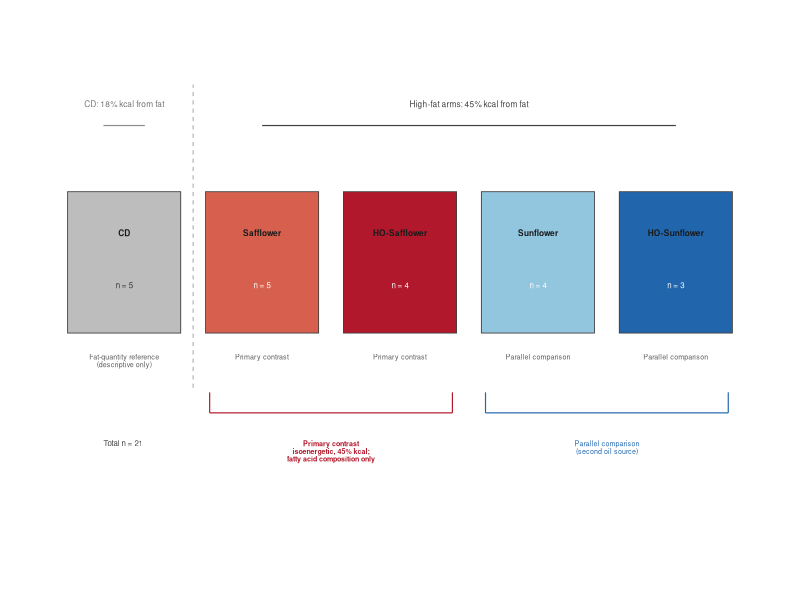
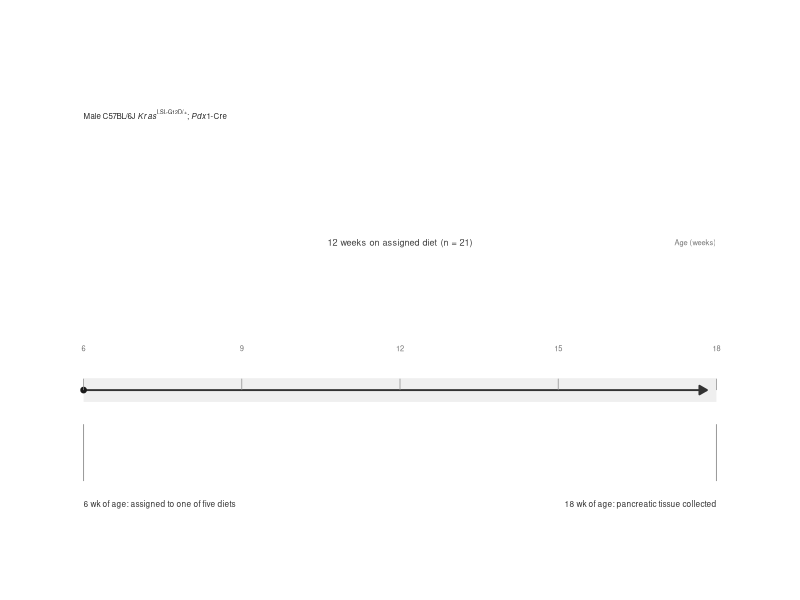
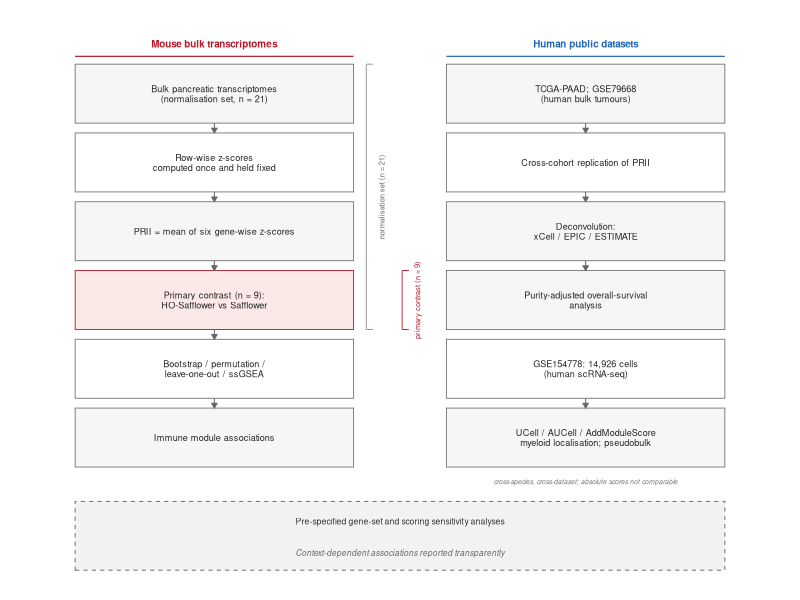
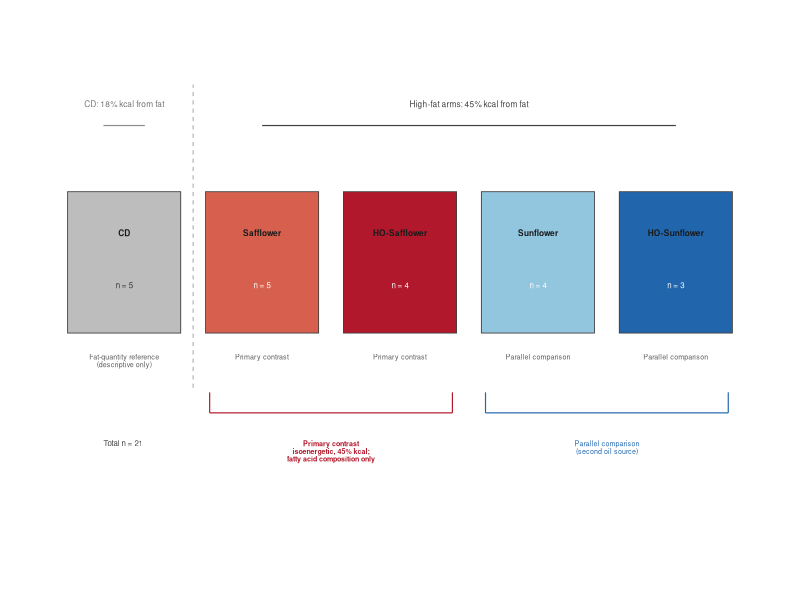
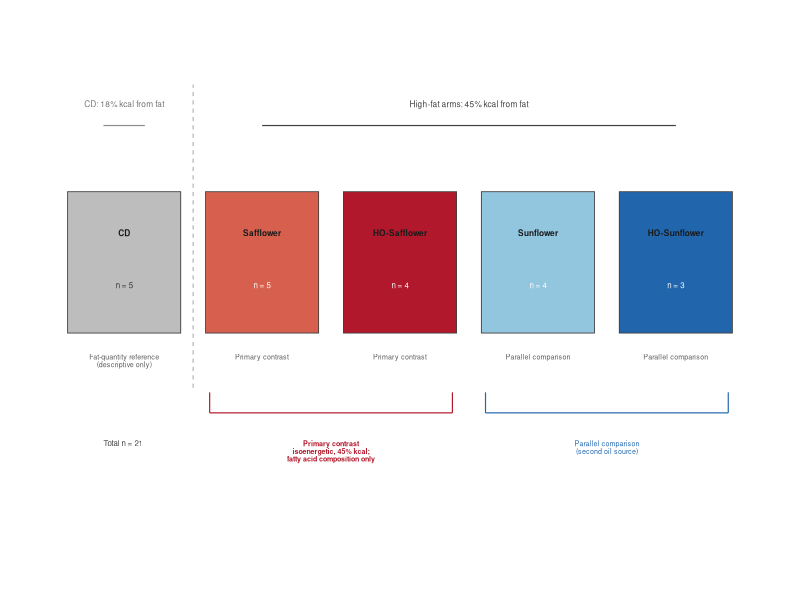
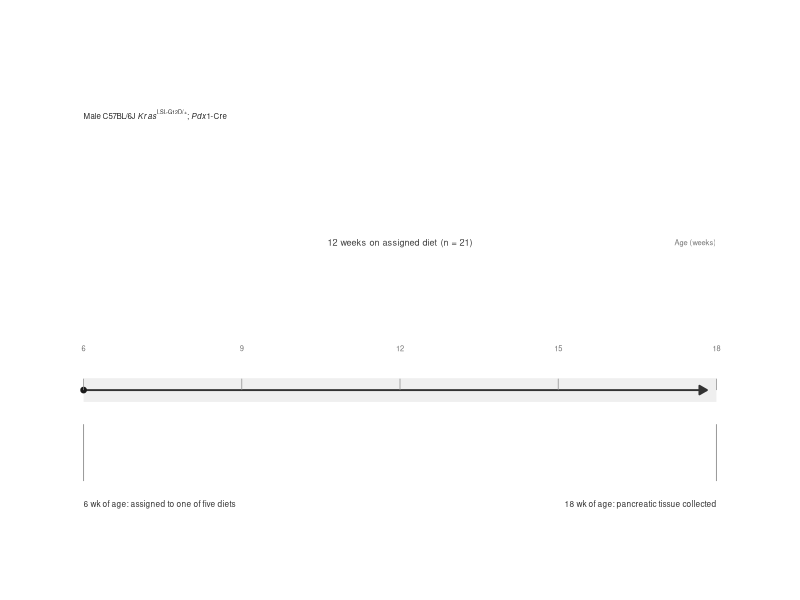
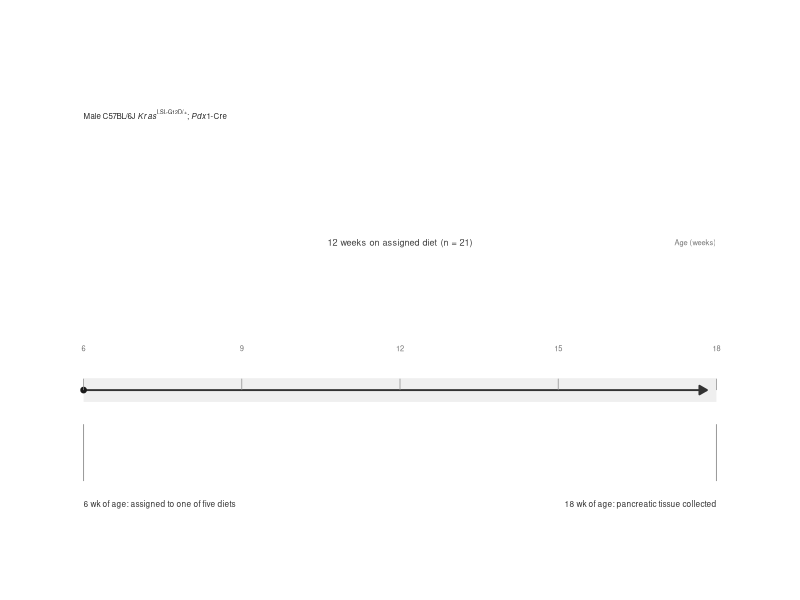
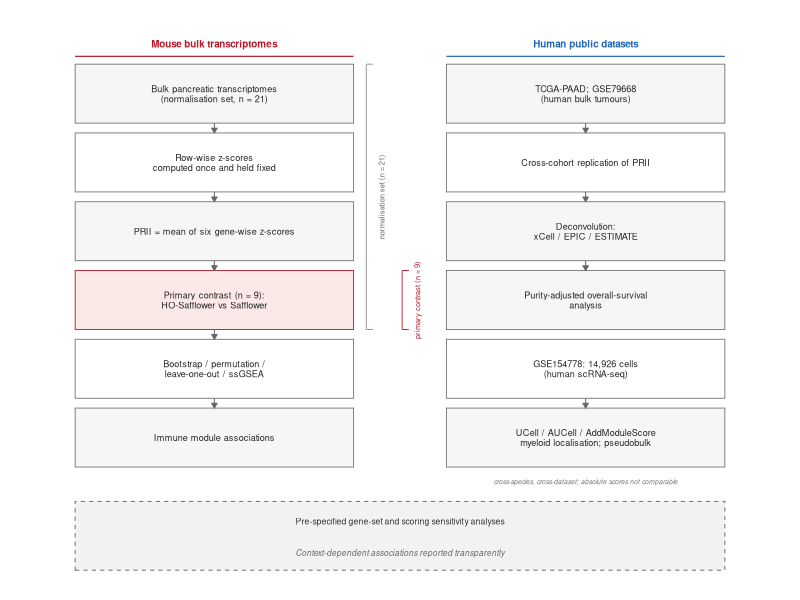

These figures' R source, in order:
# ============================================================
#  Figure 1  (1a + 1b + 1c)   —— 170 mm 宽，合计 110 mm 高
#  直接整段运行，输出 Fig1a/1b/1c 单图 + 拼装版 Fig1
# ============================================================
library(ggplot2)

## ---------- Part 1：Figure 1a  五分组合饲料设计（170 x 34 mm） ----------
dat <- data.frame(
  group        = c("CD", "Safflower", "HO-Safflower", "Sunflower", "HO-Sunflower"),
  x            = 1:5,
  fat_kcal_pct = c(18, 45, 45, 45, 45),
  oil_source   = c("Control", "Safflower", "Safflower", "Sunflower", "Sunflower"),
  oleic_level  = c("", "Conventional", "High-oleic", "Conventional", "High-oleic"),
  n            = c(5, 5, 4, 4, 3),
  role         = c("Fat-quantity reference\n(descriptive only)",
                   "Primary contrast", "Primary contrast",
                   "Parallel comparison", "Parallel comparison"),
  fill         = c("#BDBDBD", "#D6604D", "#B2182B", "#92C5DE", "#2166AC"),
  stringsAsFactors = FALSE
)
dat$lab_col <- ifelse(dat$group == "CD", "grey20", "white")

brk <- function(x1, x2, y, drop = 0.09) {
  data.frame(x    = c(x1, x1, x2),
             xend = c(x1, x2, x2),
             y    = c(y + drop, y, y),
             yend = c(y, y, y + drop))
}

p1a <- ggplot(dat) +
  geom_tile(aes(x = x, y = 1, fill = fill),
            width = 0.82, height = 0.62, colour = "grey25", linewidth = 0.3) +
  scale_fill_identity() +
  geom_text(aes(x = x, y = 1.13, label = group),
            size = 2.1, fontface = "bold", colour = "grey10", lineheight = 0.9) +
  geom_text(aes(x = x, y = 0.90, label = paste0("n = ", n), colour = lab_col),
            size = 2.0) +
  scale_colour_identity() +
  geom_text(aes(x = x, y = 0.60, label = role),
            size = 1.8, colour = "grey35", vjust = 1, lineheight = 0.9) +
  ## 高脂四臂标注
  annotate("segment", x = 2, xend = 5, y = 1.60, yend = 1.60,
           linewidth = 0.4, colour = "grey25") +
  annotate("text", x = 3.5, y = 1.68, label = "High-fat arms: 45% kcal from fat",
           size = 2.1, colour = "grey25", vjust = 0) +
  ## CD 标注
  annotate("segment", x = 0.85, xend = 1.15, y = 1.60, yend = 1.60,
           linewidth = 0.4, colour = "grey55") +
  annotate("text", x = 1, y = 1.68, label = "CD: 18% kcal from fat",
           size = 2.1, colour = "grey45", vjust = 0) +
  ## 分隔虚线：脂肪量轴 ≠ 脂肪酸组成轴
  annotate("segment", x = 1.5, xend = 1.5, y = 0.45, yend = 1.78,
           linetype = "dashed", linewidth = 0.3, colour = "grey60") +
  ## 主对比 bracket
  geom_segment(data = brk(1.62, 3.38, 0.34),
               aes(x = x, xend = xend, y = y, yend = yend),
               linewidth = 0.4, colour = "#B2182B") +
  annotate("text", x = 2.50, y = 0.22,
           label = "Primary contrast\nisoenergetic, 45% kcal;\nfatty acid composition only",
           size = 1.8, colour = "#B2182B", fontface = "bold",
           vjust = 1, lineheight = 0.9) +
  ## 平行比较 bracket
  geom_segment(data = brk(3.62, 5.38, 0.34),
               aes(x = x, xend = xend, y = y, yend = yend),
               linewidth = 0.4, colour = "#2166AC") +
  annotate("text", x = 4.50, y = 0.22,
           label = "Parallel comparison\n(second oil source)",
           size = 1.8, colour = "#2166AC", vjust = 1, lineheight = 0.9) +
  annotate("text", x = 0.85, y = 0.22, label = "Total n = 21",
           size = 2.0, colour = "grey25", hjust = 0, vjust = 1) +
  coord_cartesian(xlim = c(0.4, 5.6), ylim = c(-0.35, 2.02), clip = "off") +
  theme_void(base_size = 7) +
  theme(plot.margin = margin(2, 4, 2, 4),
        text = element_text(family = "Arial"))
p1a

## ---------- Part 2：Figure 1b  喂养时间轴（170 x 22 mm） ----------
x0 <- 6; x1 <- 18

## 遗传背景：所有字面量一律 plain()，避免 plotmath 解析报错
geno_expr <- 'Male~plain("C57BL/6J")~italic(Kras)^plain("LSL-G12D/+")*plain(";")~italic(Pdx1)*plain("-")*plain("Cre")'
## 若上标仍异常，可整行替换为：
## geno_expr <- "Male C57BL/6J KrasLSL-G12D/+; Pdx1-Cre"
## 并把下面那一层的 parse = TRUE 改为 parse = FALSE

p1b <- ggplot() +
  annotate("segment", x = x0, xend = x1, y = 1, yend = 1,
           linewidth = 8, colour = "#EFEFEF", lineend = "butt") +
  annotate("segment", x = x0, xend = x1 - 0.18, y = 1, yend = 1,
           linewidth = 0.65, colour = "grey20",
           arrow = arrow(length = unit(2.2, "mm"), type = "closed")) +
  annotate("point", x = x0, y = 1, size = 1.6, colour = "grey10") +
  annotate("text", x = 6, y = 2.45, label = geno_expr, parse = TRUE,
           hjust = 0, size = 2.0, colour = "grey15") +
  annotate("text", x = 12, y = 1.78,
           label = "12 weeks on assigned diet (n = 21)",
           size = 2.3, colour = "grey25") +
  annotate("segment", x = c(6, 9, 12, 15, 18), xend = c(6, 9, 12, 15, 18),
           y = 1.00, yend = 1.06, linewidth = 0.25, colour = "grey55") +
  annotate("text", x = c(6, 9, 12, 15, 18), y = 1.22,
           label = c("6", "9", "12", "15", "18"),
           size = 1.9, colour = "grey45") +
  annotate("text", x = 18, y = 1.78, label = "Age (weeks)",
           hjust = 1, size = 1.9, colour = "grey45") +
  annotate("segment", x = x0, xend = x0, y = 0.82, yend = 0.52,
           linewidth = 0.3, colour = "grey55") +
  annotate("text", x = 6, y = 0.42,
           label = "6 wk of age: assigned to one of five diets",
           hjust = 0, vjust = 1, size = 2.1, colour = "grey20") +
  annotate("segment", x = x1, xend = x1, y = 0.82, yend = 0.52,
           linewidth = 0.3, colour = "grey55") +
  annotate("text", x = 18, y = 0.42,
           label = "18 wk of age: pancreatic tissue collected",
           hjust = 1, vjust = 1, size = 2.1, colour = "grey20") +
  coord_cartesian(xlim = c(5.2, 18.8), ylim = c(0.05, 2.90), clip = "off") +
  theme_void(base_size = 7) +
  theme(plot.margin = margin(2, 4, 2, 4),
        text = element_text(family = "Arial"))
p1b

## ---------- Part 3：Figure 1c  分析流程图（170 x 54 mm） ----------
L0 <- 8;  L1x <- 74
R0 <- 96; R1x <- 162
cx_l <- (L0 + L1x) / 2      # 41
cx_r <- (R0 + R1x) / 2      # 129

rows <- c(48.5, 41.5, 34.5, 27.5, 20.5, 13.5)   # 行距 7
bh   <- 6                                       # 盒高（原 5 → 加高到 6）

mk <- function(xmin, xmax, yc, label, fill = "white", border = "grey45") {
  data.frame(xmin = xmin, xmax = xmax,
             ymin = yc - bh/2, ymax = yc + bh/2,
             xc = (xmin + xmax)/2, yc = yc,
             label = label, fill = fill, border = border,
             stringsAsFactors = FALSE)
}

nodes <- rbind(
  ## 左列：小鼠 bulk
  mk(L0, L1x, rows[1], "Bulk pancreatic transcriptomes\n(normalisation set, n = 21)", "#F6F6F6"),
  mk(L0, L1x, rows[2], "Row-wise z-scores\ncomputed once and held fixed", "white"),
  mk(L0, L1x, rows[3], "PRII = mean of six gene-wise z-scores", "#F6F6F6"),
  mk(L0, L1x, rows[4], "Primary contrast (n = 9):\nHO-Safflower vs Safflower", "#FBE9E7", "#B2182B"),
  mk(L0, L1x, rows[5], "Bootstrap / permutation /\nleave-one-out / ssGSEA", "white"),
  mk(L0, L1x, rows[6], "Immune module associations", "#F6F6F6"),
  ## 右列：人类公共数据（两条互不连通的子链）
  mk(R0, R1x, rows[1], "TCGA-PAAD; GSE79668\n(human bulk tumours)", "#F6F6F6"),
  mk(R0, R1x, rows[2], "Cross-cohort replication of PRII", "white"),
  mk(R0, R1x, rows[3], "Deconvolution:\nxCell / EPIC / ESTIMATE", "#F6F6F6"),
  mk(R0, R1x, rows[4], "Purity-adjusted overall-survival\nanalysis", "#F6F6F6"),
  mk(R0, R1x, rows[5], "GSE154778: 14,926 cells\n(human scRNA-seq)", "white"),
  mk(R0, R1x, rows[6], "UCell / AUCell / AddModuleScore\nmyeloid localisation; pseudobulk", "#F6F6F6")
)

ed <- function(x, ya, yb) data.frame(x = x, y = ya, yend = yb)
arrows_df <- rbind(
  ed(cx_l, rows[1] - bh/2, rows[2] + bh/2),
  ed(cx_l, rows[2] - bh/2, rows[3] + bh/2),
  ed(cx_l, rows[3] - bh/2, rows[4] + bh/2),
  ed(cx_l, rows[4] - bh/2, rows[5] + bh/2),
  ed(cx_l, rows[5] - bh/2, rows[6] + bh/2),
  ed(cx_r, rows[1] - bh/2, rows[2] + bh/2),
  ed(cx_r, rows[2] - bh/2, rows[3] + bh/2),
  ed(cx_r, rows[3] - bh/2, rows[4] + bh/2),
  ed(cx_r, rows[5] - bh/2, rows[6] + bh/2)
)

y21_top <- rows[1] + bh/2
y21_bot <- rows[4] - bh/2
y9_top  <- rows[4] + bh/2
y9_bot  <- rows[4] - bh/2

p1c <- ggplot() +
  geom_rect(data = nodes,
            aes(xmin = xmin, xmax = xmax, ymin = ymin, ymax = ymax,
                fill = fill, colour = border), linewidth = 0.3) +
  scale_fill_identity() + scale_colour_identity() +
  geom_text(data = nodes, aes(x = xc, y = yc, label = label),
            size = 2.3, colour = "grey15", lineheight = 0.92) +
  geom_segment(data = arrows_df, aes(x = x, xend = x, y = y, yend = yend),
               linewidth = 0.35, colour = "grey40",
               arrow = arrow(length = unit(1.4, "mm"), type = "closed")) +
  ## 列标题
  geom_text(aes(x = cx_l, y = 53.6, label = "Mouse bulk transcriptomes"),
            size = 2.5, fontface = "bold", colour = "#B2182B") +
  geom_text(aes(x = cx_r, y = 53.6, label = "Human public datasets"),
            size = 2.5, fontface = "bold", colour = "#2166AC") +
  annotate("segment", x = L0, xend = L1x, y = 52.3, yend = 52.3, linewidth = 0.4, colour = "#B2182B") +
  annotate("segment", x = R0, xend = R1x, y = 52.3, yend = 52.3, linewidth = 0.4, colour = "#2166AC") +
  ## n = 21 brace
  annotate("segment", x = 77, xend = 77, y = y21_bot, yend = y21_top,
           linewidth = 0.3, colour = "grey55") +
  annotate("segment", x = 77, xend = 78.6, y = y21_top, yend = y21_top, linewidth = 0.3, colour = "grey55") +
  annotate("segment", x = 77, xend = 78.6, y = y21_bot, yend = y21_bot, linewidth = 0.3, colour = "grey55") +
  annotate("text", x = 80.6, y = (y21_top + y21_bot)/2,
           label = "normalisation set (n = 21)", angle = 90, size = 1.9, colour = "grey40") +
  ## n = 9 brace
  annotate("segment", x = 85.5, xend = 85.5, y = y9_bot, yend = y9_top,
           linewidth = 0.3, colour = "#B2182B") +
  annotate("segment", x = 85.5, xend = 87.1, y = y9_top, yend = y9_top, linewidth = 0.3, colour = "#B2182B") +
  annotate("segment", x = 85.5, xend = 87.1, y = y9_bot, yend = y9_bot, linewidth = 0.3, colour = "#B2182B") +
  annotate("text", x = 89.1, y = rows[4],
           label = "primary contrast (n = 9)", angle = 90, size = 1.9, colour = "#B2182B") +
  ## 单细胞支线末端注
  annotate("text", x = cx_r, y = 9,
           label = "cross-species, cross-dataset; absolute scores not comparable",
           size = 1.7, colour = "grey45", fontface = "italic") +
  ## 底部边界带
  annotate("rect", xmin = 8, xmax = 162, ymin = 0, ymax = 7,
           fill = "#F2F2F2", colour = "grey45", linetype = "dashed", linewidth = 0.35) +
  annotate("text", x = 85, y = 5.0, size = 2.2, colour = "grey20",
           label = "Pre-specified gene-set and scoring sensitivity analyses") +
  annotate("text", x = 85, y = 1.8, size = 2.1, colour = "grey40", fontface = "italic",
           label = "Context-dependent associations reported transparently") +
  coord_cartesian(xlim = c(0, 170), ylim = c(0, 55), clip = "off") +
  theme_void(base_size = 7) +
  theme(plot.margin = margin(2, 4, 2, 4),
        text = element_text(family = "Arial"))
p1c

## ---------- Part 4：导出单图 ----------
save_tiff <- function(plot_obj, filename, width_mm, height_mm) {
  tiff(filename, width = width_mm, height = height_mm, units = "mm",
       res = 600, compression = "lzw", type = "cairo")
  print(plot_obj)
  dev.off()
}
ggsave("Fig1_PRII_v1_a.pdf",  p1a, width = 170, height = 34, units = "mm", device = cairo_pdf)
save_tiff(p1a, "Fig1_PRII_v1_a.tiff", 170, 34)
ggsave("Fig1_PRII_v1_b.pdf",  p1b, width = 170, height = 22, units = "mm", device = cairo_pdf)
save_tiff(p1b, "Fig1_PRII_v1_b.tiff", 170, 22)
ggsave("Fig1_PRII_v1_c.pdf",  p1c, width = 170, height = 56, units = "mm", device = cairo_pdf)
save_tiff(p1c, "Fig1_PRII_v1_c.tiff", 170, 56)

## ---------- Part 5：拼装整张 Figure 1 ----------
library(patchwork)

p1a_t <- p1a + labs(tag = "a") + theme(plot.margin = margin(1, 1, 0, 4, unit = "mm"))
p1b_t <- p1b + labs(tag = "b") + theme(plot.margin = margin(1, 1, 0, 4, unit = "mm"))
p1c_t <- p1c + labs(tag = "c") + theme(plot.margin = margin(1, 1, 0, 4, unit = "mm"))

fig1 <- (p1a_t / p1b_t / p1c_t) +
  plot_layout(heights = c(34, 22, 54)) &
  theme(plot.tag = element_text(size = 9, face = "bold", family = "Arial"),
        plot.tag.position = "topleft")

# 总高 = 110 + 上下新增间距 ≈ 128 mm
ggsave("Fig1_PRII_v1.pdf",  fig1, width = 170, height = 128, units = "mm", device = cairo_pdf)
save_tiff(fig1, "Fig1_PRII_v1.tiff", 170, 128)
## library(patchwork)
## fig1 <- (p1a / p1b / p1c) + plot_layout(heights = c(34, 22, 54))
## ggsave("Fig1_PRII_v1.pdf",  fig1, width = 170, height = 110, units = "mm", device = cairo_pdf)
## ggsave("Fig1_PRII_v1.tiff", fig1, width = 170, height = 110, units = "mm", dpi = 600, compression = "lzw")



## ---------- 5 秒自检 ----------
range(nodes$ymin, nodes$ymax)              # 期望 10.5 – 51.5
invisible(parse(text = geno_expr))         # 不报错即安全
